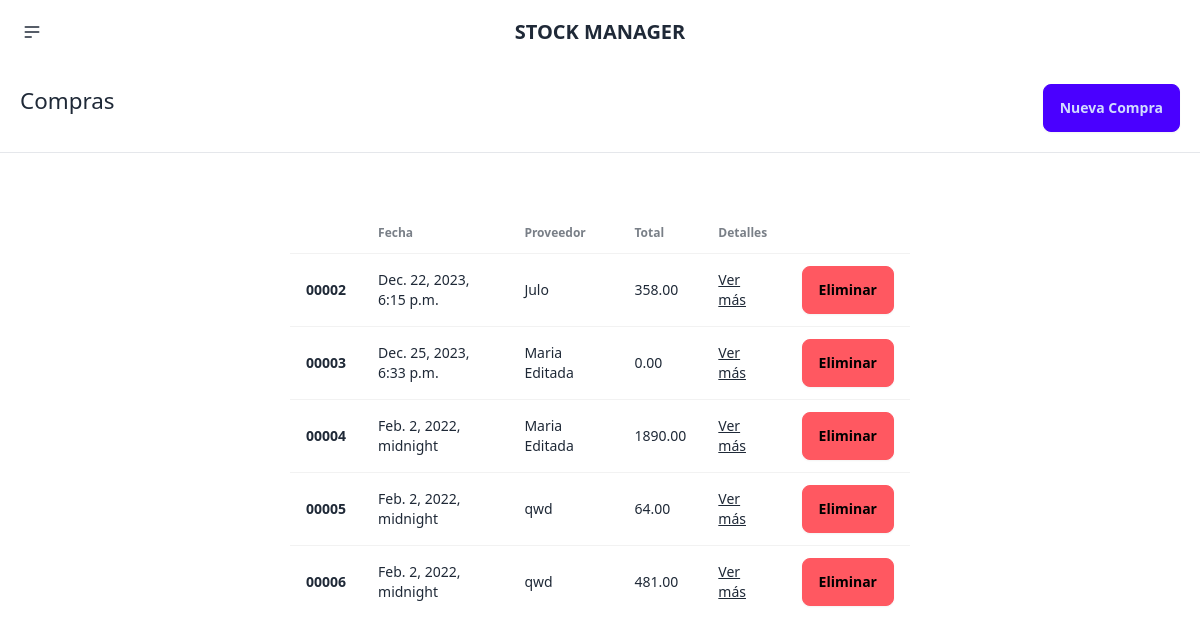
Page /stockmanager/compras/ on the earlier database version.
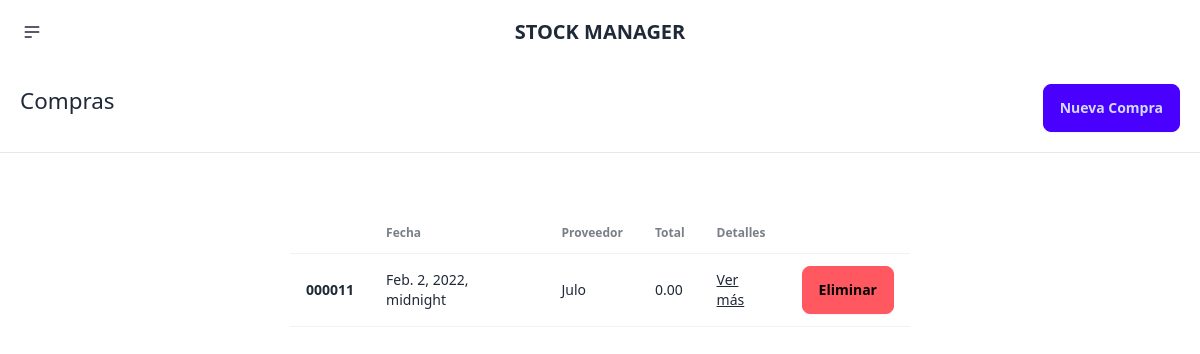
Same page on the later database version.
### stockmanager/models.py (models this page shows, shortened)
class Compras(models.Model):
    CompraID = models.AutoField(primary_key=True)
    FechaCompra = models.DateTimeField()
    ProveedorID = models.ForeignKey(Proveedores, on_delete=models.CASCADE)
    Total = models.DecimalField(max_digits=10, decimal_places=2)

class Proveedores(models.Model):
    ProveedorID = models.AutoField(primary_key=True)
    Imagen = models.ImageField(null=True, blank=True, upload_to="images/")
    Nombre = models.CharField(max_length=255)
    Contacto = models.CharField(max_length=255)
    CorreoElectronico = models.CharField(max_length=255)
    Telefono = models.CharField(max_length=20)

### stockmanager/views.py (the view)
# urls.py: path('compras/', views.purchases_index, name='purchases_index'),
def purchases_index(response):
    purchases = Compras.objects.all()
    return render(response, 'compras/index.html', {
        'purchases':purchases,
        })

### stockmanager/templates/compras/index.html (shortened to what this page needs)
{% extends 'layouts/base.html' %}
{% load static %}
{% block content %}
<section class="sub-header">
  <h1 class="titulo-form">Compras</h1>
  <a href="{% url 'purchase_new' %}"><button class="btn btn-primary">Nueva Compra</button></a>
</section>
<hr>
<section class="section-table">
    <div class="overflow-x-auto">
        <table class="table">
          <thead>
            <tr>
              <th></th>
              <th>Fecha</th>
              <th>Proveedor</th>
              <th>Total</th>
              <th>Detalles</th>
              <th></th>
            </tr>
          </thead>
          <tbody>
            {% for purchase in purchases %}
            <tr>
              <th>0000{{purchase.CompraID}}</th>
              <td>{{purchase.FechaCompra}}</td>
              <td>{{purchase.ProveedorID.Nombre}}</td>
              <td>{{purchase.Total}}</td>
              <td><a href="{% url 'purchase_get' purchase.CompraID %}" class="link">Ver más</a></td>
              <td> <form action="{% url 'purchase_delete' purchase.CompraID %}" method="POST">
                <button class="btn btn-error">Eliminar</button>
              </form></td>
            </tr>
            {% endfor %}
          </tbody>
        </table>
      </div>
</section>
{% endblock %}

Differences in the rows shown:
removed Compras: CompraID "2", FechaCompra "Dec. 22, 2023, 6:15 p.m.", ProveedorID.Nombre "Julo", Total "358.00"
removed Compras: CompraID "3", FechaCompra "Dec. 25, 2023, 6:33 p.m.", ProveedorID.Nombre "Maria Editada", Total "0.00"
removed Compras: CompraID "4", FechaCompra "Feb. 2, 2022, midnight", ProveedorID.Nombre "Maria Editada", Total "1890.00"
removed Compras: CompraID "5", FechaCompra "Feb. 2, 2022, midnight", ProveedorID.Nombre "qwd", Total "64.00"
removed Compras: CompraID "6", FechaCompra "Feb. 2, 2022, midnight", ProveedorID.Nombre "qwd", Total "481.00"
added Compras: CompraID "11", FechaCompra "Feb. 2, 2022, midnight", ProveedorID.Nombre "Julo", Total "0.00"
